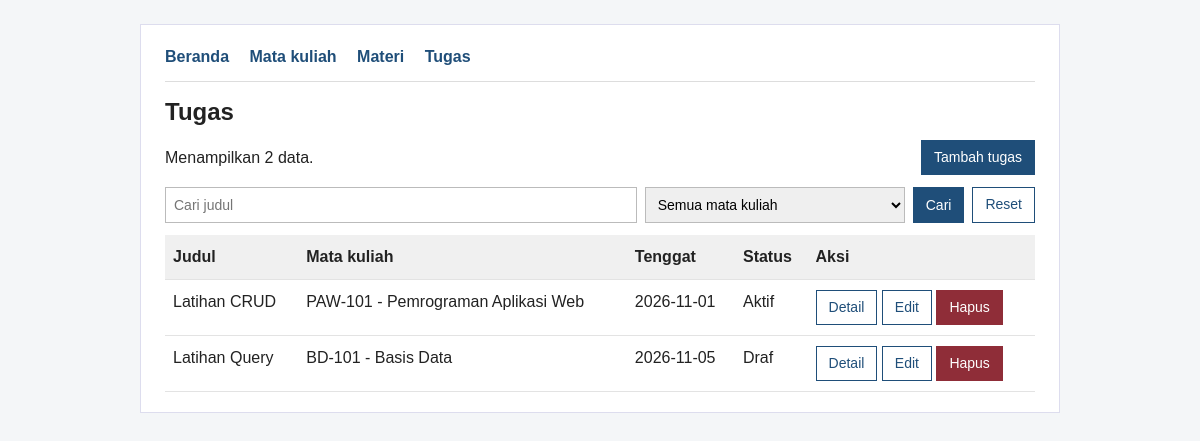
/daftar_tugas.php, run on the app's committed database.
### tables this page shows
CREATE TABLE tugas (
    id INT UNSIGNED AUTO_INCREMENT PRIMARY KEY,
    mata_kuliah_id INT UNSIGNED NOT NULL,
    judul VARCHAR(150) NOT NULL,
    instruksi TEXT NOT NULL,
    tenggat DATE NOT NULL,
    status VARCHAR(20) NOT NULL,
    FOREIGN KEY (mata_kuliah_id)
        REFERENCES mata_kuliah(id)
        ON DELETE RESTRICT
);

CREATE TABLE mata_kuliah (
    id INT UNSIGNED AUTO_INCREMENT PRIMARY KEY,
    kode VARCHAR(20) NOT NULL UNIQUE,
    nama VARCHAR(100) NOT NULL,
    dosen VARCHAR(100) NOT NULL,
    semester TINYINT UNSIGNED NOT NULL
);

### daftar_tugas.php (the view, shortened to what this page needs)
<?php
require 'koneksi.php';
function e($s) { return htmlspecialchars((string) $s, ENT_QUOTES, 'UTF-8'); }
$q = (isset($_GET['q']) && is_string($_GET['q'])) ? trim($_GET['q']) : '';
$mk = filter_var($_GET['mk'] ?? '', FILTER_VALIDATE_INT, ['options' => ['min_range' => 1]]);
if ($mk === false) {
    $mk = 0;
}
$sql = 'SELECT t.id, t.judul, t.tenggat, t.status, k.kode, k.nama AS nama_mk
        FROM tugas t
        JOIN mata_kuliah k ON k.id = t.mata_kuliah_id
        WHERE 1=1';
$sql .= ' ORDER BY t.judul';
$stmt = $conn->prepare($sql);
$stmt->execute();
$hasil = $stmt->get_result()->fetch_all(MYSQLI_ASSOC);
$filterAktif = ($q !== '' || $mk > 0);
?>
<!DOCTYPE html>
<html lang="id">
<head>
    <link rel="stylesheet" href="style.css">
</head>
<body>
<div class="container">
    <nav>
        <a href="index.php">Beranda</a>
        <a href="daftar_mata_kuliah.php">Mata kuliah</a>
        <a href="daftar_materi.php">Materi</a>
        <a href="daftar_tugas.php">Tugas</a>
    </nav>
    <hr>
    <h1>Tugas</h1>
    <div class="toolbar">
        <span>Menampilkan <?= count($hasil) ?> data.</span>
        <a class="btn btn-primary" href="tambah_tugas.php">Tambah tugas</a>
    </div>
    <form method="GET" action="daftar_tugas.php" class="cari">
        <input type="text" name="q" placeholder="Cari judul" value="<?= e($q) ?>">
        <select name="mk">
            <option value="0">Semua mata kuliah</option>
        </select>
        <button type="submit" class="btn btn-primary">Cari</button>
        <a class="btn" href="daftar_tugas.php">Reset</a>
    </form>
    <?php if (!$hasil): ?>
        <p class="kosong"><?= $filterAktif ? 'Data tidak ditemukan.' : 'Belum ada data.' ?></p>
    <?php else: ?>
        <table>
            <thead>
                <tr><th>Judul</th><th>Mata kuliah</th><th>Tenggat</th><th>Status</th><th>Aksi</th></tr>
            </thead>
            <tbody>
                <?php foreach ($hasil as $r): ?>
                    <tr>
                        <td><?= e($r['judul']) ?></td>
                        <td><?= e($r['kode']) ?> - <?= e($r['nama_mk']) ?></td>
                        <td><?= e($r['tenggat']) ?></td>
                        <td><?= e($r['status']) ?></td>
                        <td>
                            <a class="btn" href="detail_tugas.php?id=<?= (int) $r['id'] ?>">Detail</a>
                            <a class="btn" href="edit_tugas.php?id=<?= (int) $r['id'] ?>">Edit</a>
                            <a class="btn btn-danger" href="hapus_tugas.php?id=<?= (int) $r['id'] ?>">Hapus</a>
                        </td>
                    </tr>
                <?php endforeach; ?>
            </tbody>
        </table>
    <?php endif; ?>
</div>
</body>
</html>

### style.css (style rules this page uses)
* { box-sizing: border-box; }
body { font-family: Arial, Helvetica, sans-serif; color: #222; background: #f4f6f8; margin: 0; line-height: 1.5; }
.container { max-width: 920px; margin: 24px auto; padding: 20px 24px; background: #fff; border: 1px solid #dde; }
nav a { margin-right: 16px; color: #1f4e79; font-weight: bold; text-decoration: none; }
h1 { margin: 8px 0 4px; font-size: 24px; }
hr { border: 0; border-top: 1px solid #ddd; margin: 12px 0; }
table { width: 100%; border-collapse: collapse; margin-top: 12px; }
th, td { text-align: left; padding: 10px 8px; border-bottom: 1px solid #e3e3e3; vertical-align: top; }
th { background: #f0f0f0; }
.btn { display: inline-block; padding: 6px 12px; border: 1px solid #1f4e79; background: #fff; color: #1f4e79; text-decoration: none; font-size: 14px; font-family: inherit; cursor: pointer; }
.btn-primary { background: #1f4e79; color: #fff; }
.btn-danger { background: #8f2d38; border-color: #8f2d38; color: #fff; }
.toolbar { display: flex; justify-content: space-between; align-items: center; margin-top: 10px; }
.cari { display: flex; gap: 8px; flex-wrap: wrap; margin: 12px 0; }
.cari input[type="text"] { flex: 1; min-width: 160px; }
input[type="text"], input[type="number"], input[type="date"], select, textarea { width: 100%; padding: 8px; border: 1px solid #bbb; font-family: inherit; font-size: 14px; }
.cari select { width: 260px; }

### data on the page
tugas: judul "Latihan CRUD", mata_kuliah.kode "PAW-101", mata_kuliah.nama "Pemrograman Aplikasi Web", tenggat "2026-11-01", status "Aktif"
tugas: judul "Latihan Query", mata_kuliah.kode "BD-101", mata_kuliah.nama "Basis Data", tenggat "2026-11-05", status "Draf"

### other printed values
count($hasil) "2"
